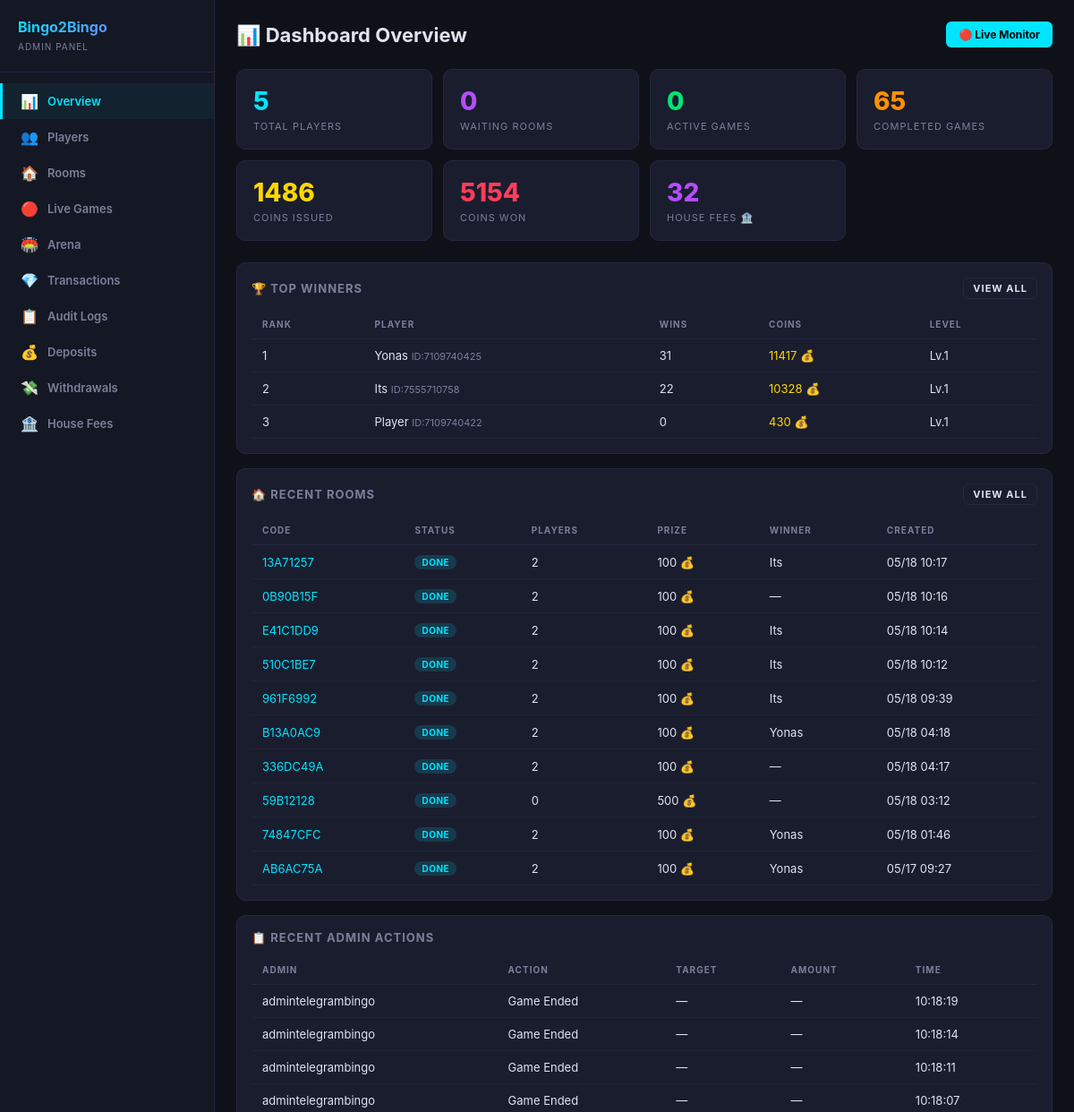
Before: /dashboard/ (signed in, upper part) with the older database file.
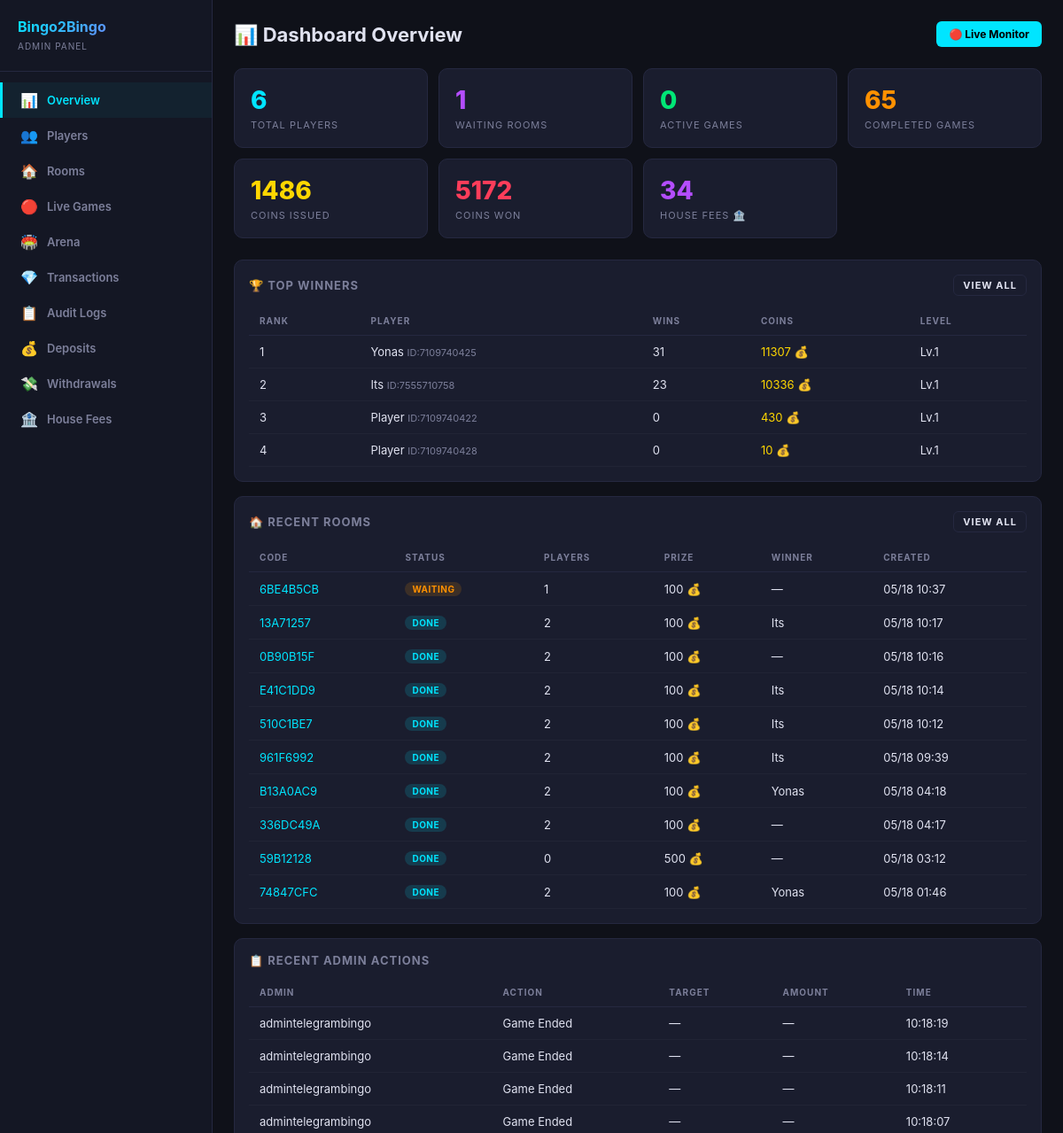
After: the same page with the newer database file.
### users/models.py (models this page shows, shortened)
class Player(models.Model):
    telegram_id = models.BigIntegerField(unique=True, db_index=True)
    username = models.CharField(max_length=255, blank=True, default='')
    first_name = models.CharField(max_length=255, blank=True, default='')
    phone_number = models.CharField(max_length=20, blank=True, default='')
    coins = models.BigIntegerField(default=10)
    wins = models.IntegerField(default=0)
    losses = models.IntegerField(default=0)
    games_played = models.IntegerField(default=0)
    xp = models.BigIntegerField(default=0)
    level = models.IntegerField(default=1)
    referral_code = models.CharField(max_length=32, unique=True, blank=True)
    invited_by = models.ForeignKey(
        'self', null=True, blank=True,
        on_delete=models.SET_NULL,
        related_name='invitees'
    )
    is_banned = models.BooleanField(default=False)
    last_daily_bonus = models.DateTimeField(null=True, blank=True)
    created_at = models.DateTimeField(default=timezone.now)
    class Meta:
        verbose_name = 'Player'
        verbose_name_plural = 'Players'
        ordering = ['-coins']

### games/models.py (models this page shows, shortened)
class GameRoom(models.Model):
    class RoomType(models.TextChoices):
        PUBLIC = 'public', 'Public'
        PRIVATE = 'private', 'Private'
    class Status(models.TextChoices):
        WAITING = 'waiting', 'Waiting'
        ACTIVE = 'active', 'Active'
        FINISHED = 'finished', 'Finished'
    class GameMode(models.TextChoices):
        AUTO = 'auto', 'Auto'
        MANUAL = 'manual', 'Manual'
    room_code = models.CharField(max_length=8, unique=True, blank=True)
    room_type = models.CharField(max_length=10, choices=RoomType.choices, default=RoomType.PUBLIC)
    status = models.CharField(max_length=10, choices=Status.choices, default=Status.WAITING)
    max_players = models.IntegerField(default=10)
    entry_fee = models.BigIntegerField(default=50)
    prize_pool = models.BigIntegerField(default=0)
    winner = models.ForeignKey(
        Player, null=True, blank=True,
        on_delete=models.SET_NULL,
        related_name='games_won'
    )
    players = models.ManyToManyField(Player, through='BingoCard', related_name='game_rooms')
    game_mode = models.CharField(max_length=10, choices=GameMode.choices, default=GameMode.AUTO)
    game_state = models.JSONField(default=dict, blank=True)
    created_at = models.DateTimeField(default=timezone.now)
    started_at = models.DateTimeField(null=True, blank=True)
    finished_at = models.DateTimeField(null=True, blank=True)
    class Meta:
        verbose_name = 'Game Room'
        verbose_name_plural = 'Game Rooms'
        ordering = ['-created_at']

### dashboard/models.py (models this page shows, shortened)
class AdminLog(models.Model):
    class Action(models.TextChoices):
        COIN_ADD = 'coin_add', 'Coins Added'
        COIN_DEDUCT = 'coin_deduct', 'Coins Deducted'
        COIN_RESET = 'coin_reset', 'Coins Reset'
        PLAYER_BAN = 'player_ban', 'Player Banned'
        PLAYER_UNBAN = 'player_unban', 'Player Unbanned'
        ROOM_CLOSE = 'room_close', 'Room Force Closed'
        PLAYER_KICK = 'player_kick', 'Player Kicked'
        GAME_END = 'game_end', 'Game Ended'
    admin_user = models.ForeignKey(User, on_delete=models.SET_NULL, null=True)
    action = models.CharField(max_length=20, choices=Action.choices)
    target_player = models.ForeignKey('users.Player', on_delete=models.SET_NULL, null=True, blank=True)
    target_room = models.ForeignKey('games.GameRoom', on_delete=models.SET_NULL, null=True, blank=True)
    amount = models.BigIntegerField(null=True, blank=True)
    detail = models.TextField(blank=True, default='')
    created_at = models.DateTimeField(default=timezone.now)
    class Meta:
        verbose_name = 'Admin Log'
        verbose_name_plural = 'Admin Logs'
        ordering = ['-created_at']

### dashboard/views.py (the view)
# urls.py: path('', views.overview, name='overview'),
@admin_required
def overview(request):
    total_players = Player.objects.count()
    active_rooms = GameRoom.objects.filter(status='waiting').count()
    active_games = GameRoom.objects.filter(status='active').count()
    finished_games = GameRoom.objects.filter(status='finished').count()
    total_coins_issued = Transaction.objects.filter(
        transaction_type='deposit'
    ).aggregate(s=Sum('amount'))['s'] or 0
    total_coins_won = Transaction.objects.filter(
        transaction_type='game_win'
    ).aggregate(s=Sum('amount'))['s'] or 0
    total_house_fees = Transaction.objects.filter(
        transaction_type='house_fee'
    ).aggregate(s=Sum('amount'))['s'] or 0
    house_fees_abs = abs(total_house_fees) if total_house_fees else 0
    recent_rooms = list(GameRoom.objects.select_related('winner')
        .annotate(pc=Count('bingo_cards'))
        .order_by('-created_at')[:10])
    recent_logs = list(AdminLog.objects.select_related('admin_user', 'target_player')
        .order_by('-created_at')[:20])
    top_winners = list(Player.objects.filter(is_banned=False)
        .order_by('-wins')[:5])
    return render(request, 'dashboard/overview.html', {
        'total_players': total_players,
        'active_rooms': active_rooms,
        'active_games': active_games,
        'finished_games': finished_games,
        'total_coins_issued': total_coins_issued,
        'total_coins_won': total_coins_won,
        'total_house_fees': abs(total_house_fees) if total_house_fees else 0,
        'recent_rooms': recent_rooms,
        'recent_logs': recent_logs,
        'top_winners': top_winners,
    })

### dashboard/auth.py (called while the page is built)
def admin_required(view_func):
    @wraps(view_func)
    def wrapper(request, *args, **kwargs):
        if not request.user.is_authenticated:
            return redirect('dashboard:login')
        if not request.user.is_staff and not request.user.is_superuser:
            messages.error(request, 'Access denied. Staff only.')
            return redirect('dashboard:login')
        return view_func(request, *args, **kwargs)
    return wrapper

### dashboard/templates/dashboard/overview.html
{% extends 'dashboard/base.html' %}
{% block content %}
<div class="header">
  <h1>📊 Dashboard Overview</h1>
  <div class="header-actions">
    <a href="{% url 'dashboard:live' %}" class="btn btn-cyan">🔴 Live Monitor</a>
  </div>
</div>
<div class="stats-grid">
  <div class="stat-card cyan">
    <div class="stat-value">{{ total_players }}</div>
    <div class="stat-label">Total Players</div>
  </div>
  <div class="stat-card purple">
    <div class="stat-value">{{ active_rooms }}</div>
    <div class="stat-label">Waiting Rooms</div>
  </div>
  <div class="stat-card green">
    <div class="stat-value">{{ active_games }}</div>
    <div class="stat-label">Active Games</div>
  </div>
  <div class="stat-card orange">
    <div class="stat-value">{{ finished_games }}</div>
    <div class="stat-label">Completed Games</div>
  </div>
  <div class="stat-card gold">
    <div class="stat-value">{{ total_coins_issued|floatformat:0 }}</div>
    <div class="stat-label">Coins Issued</div>
  </div>
  <div class="stat-card red">
    <div class="stat-value">{{ total_coins_won|floatformat:0 }}</div>
    <div class="stat-label">Coins Won</div>
  </div>
  <div class="stat-card purple">
    <div class="stat-value">{{ total_house_fees|floatformat:0 }}</div>
    <div class="stat-label">House Fees 🏦</div>
  </div>
</div>
<div class="card">
  <div class="card-header">
    <span>🏆 Top Winners</span>
    <a href="{% url 'dashboard:players' %}" class="btn btn-outline btn-sm">View All</a>
  </div>
  <table>
    <thead><tr><th>Rank</th><th>Player</th><th>Wins</th><th>Coins</th><th>Level</th></tr></thead>
    <tbody>
    {% for p in top_winners %}
    <tr>
      <td>{{ forloop.counter }}</td>
      <td>{{ p.first_name }} <span style="color:var(--muted);font-size:11px;">ID:{{ p.telegram_id }}</span></td>
      <td>{{ p.wins }}</td>
      <td style="color:var(--gold)">{{ p.coins }} 💰</td>
      <td>Lv.{{ p.level }}</td>
    </tr>
    {% endfor %}
    </tbody>
  </table>
</div>
<div class="card">
  <div class="card-header">
    <span>🏠 Recent Rooms</span>
    <a href="{% url 'dashboard:rooms' %}" class="btn btn-outline btn-sm">View All</a>
  </div>
  <table>
    <thead><tr><th>Code</th><th>Status</th><th>Players</th><th>Prize</th><th>Winner</th><th>Created</th></tr></thead>
    <tbody>
    {% for r in recent_rooms %}
    <tr>
      <td><a href="{% url 'dashboard:room_detail' r.room_code %}">{{ r.room_code }}</a></td>
      <td>
        {% if r.status == 'waiting' %}<span class="badge badge-warning">Waiting</span>
        {% elif r.status == 'active' %}<span class="badge badge-success">Active</span>
        {% else %}<span class="badge badge-info">Done</span>{% endif %}
      </td>
      <td>{{ r.pc }}</td>
      <td>{{ r.prize_pool }} 💰</td>
      <td>{{ r.winner.first_name|default:"—" }}</td>
      <td>{{ r.created_at|date:"m/d H:i" }}</td>
    </tr>
    {% endfor %}
    </tbody>
  </table>
</div>
<div class="card">
  <div class="card-header">📋 Recent Admin Actions</div>
  <table>
    <thead><tr><th>Admin</th><th>Action</th><th>Target</th><th>Amount</th><th>Time</th></tr></thead>
    <tbody>
    {% for log in recent_logs %}
    <tr>
      <td>{{ log.admin_user.username|default:"system" }}</td>
      <td>{{ log.get_action_display }}</td>
      <td>{{ log.target_player.first_name|default:"—" }}</td>
      <td>{% if log.amount %}{{ log.amount }} 💰{% else %}—{% endif %}</td>
      <td>{{ log.created_at|date:"H:i:s" }}</td>
    </tr>
    {% endfor %}
    </tbody>
  </table>
</div>
{% endblock %}

Changed rows visible on the page:
no longer on this page (row unchanged): GameRoom: room_code "AB6AC75A", status "DONE", pc "2", prize_pool "100", winner.first_name "Yonas", created_at "05/17 09:27"
changed Player "Yonas": coins "11417" → "11307"
changed Player "Its": wins "22" → "23"; coins "10328" → "10336"
added Player: first_name "Player", telegram_id "7109740428", wins "0", coins "10", level "1"
added GameRoom: room_code "6BE4B5CB", status "WAITING", pc "1", prize_pool "100", winner.first_name "—", created_at "05/18 10:37"
Other visible differences:
{{ total_players }}: "5" → "6"
{{ active_rooms }}: "0" → "1"
{{ total_coins_won|floatformat:0 }}: "5154" → "5172"
{{ total_house_fees|floatformat:0 }}: "32" → "34"
